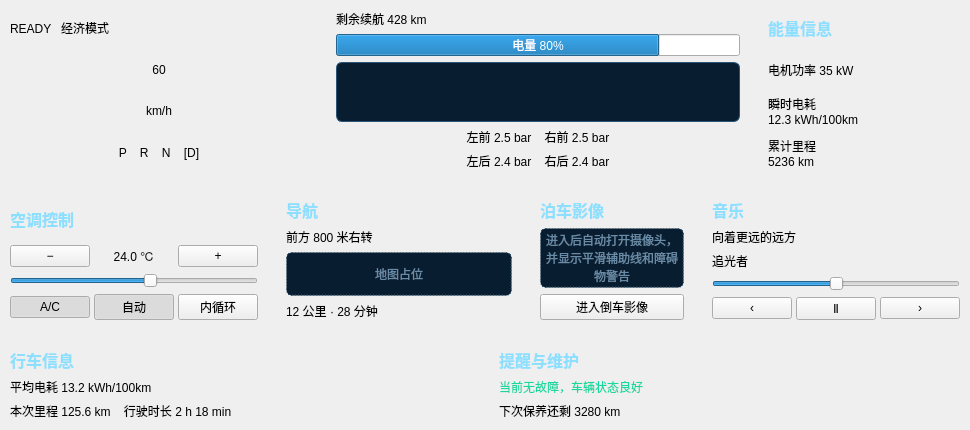
        <widget class="QWidget" name="pageHome">
         <layout class="QVBoxLayout" name="layoutHome" stretch="4,4,2">
          <property name="spacing">
           <number>8</number>
          </property>
          <property name="leftMargin">
           <number>0</number>
          </property>
          <property name="topMargin">
           <number>0</number>
          </property>
          <property name="rightMargin">
           <number>0</number>
          </property>
          <property name="bottomMargin">
           <number>0</number>
          </property>
          <item>
           <layout class="QHBoxLayout" name="layoutHomeTop" stretch="3,4,2">
            <property name="spacing">
             <number>8</number>
            </property>
            <property name="leftMargin">
             <number>0</number>
            </property>
            <property name="topMargin">
             <number>0</number>
            </property>
            <property name="rightMargin">
             <number>0</number>
            </property>
            <property name="bottomMargin">
             <number>0</number>
            </property>
            <item>
             <widget class="QFrame" name="cardDriving">
              <property name="sizePolicy">
               <sizepolicy hsizetype="Expanding" vsizetype="Expanding">
                <horstretch>0</horstretch>
                <verstretch>0</verstretch>
               </sizepolicy>
              </property>
              <property name="frameShape">
               <enum>QFrame::NoFrame</enum>
              </property>
              <layout class="QVBoxLayout" name="layoutDriving">
               <property name="spacing">
                <number>6</number>
               </property>
               <property name="leftMargin">
                <number>10</number>
               </property>
               <property name="topMargin">
                <number>10</number>
               </property>
               <property name="rightMargin">
                <number>10</number>
               </property>
               <property name="bottomMargin">
                <number>10</number>
               </property>
               <item>
                <widget class="QLabel" name="labelDriveMode">
                 <property name="text">
                  <string>READY   经济模式</string>
                 </property>
                </widget>
               </item>
               <item>
                <widget class="QLabel" name="labelSpeed">
                 <property name="text">
                  <string>60</string>
                 </property>
                 <property name="alignment">
                  <set>Qt::AlignCenter</set>
                 </property>
                </widget>
               </item>
               <item>
                <widget class="QLabel" name="labelSpeedUnit">
                 <property name="text">
                  <string>km/h</string>
                 </property>
                 <property name="alignment">
                  <set>Qt::AlignCenter</set>
                 </property>
                </widget>
               </item>
               <item>
                <widget class="QLabel" name="labelGear">
                 <property name="text">
                  <string>P    R    N    [D]</string>
                 </property>
                 <property name="alignment">
                  <set>Qt::AlignCenter</set>
                 </property>
                </widget>
               </item>
              </layout>
             </widget>
            </item>
            <item>
             <widget class="QFrame" name="cardVehicle">
              <property name="sizePolicy">
               <sizepolicy hsizetype="Expanding" vsizetype="Expanding">
                <horstretch>0</horstretch>
                <verstretch>0</verstretch>
               </sizepolicy>
              </property>
              <property name="frameShape">
               <enum>QFrame::NoFrame</enum>
              </property>
              <layout class="QVBoxLayout" name="layoutVehicle">
               <property name="spacing">
                <number>6</number>
               </property>
               <property name="leftMargin">
                <number>10</number>
               </property>
               <property name="topMargin">
                <number>10</number>
               </property>
               <property name="rightMargin">
                <number>10</number>
               </property>
               <property name="bottomMargin">
                <number>10</number>
               </property>
               <item>
                <widget class="QLabel" name="labelRange">
                 <property name="text">
                  <string>剩余续航 428 km</string>
                 </property>
                </widget>
               </item>
               <item>
                <widget class="QProgressBar" name="progressBattery">
                 <property name="minimum">
                  <number>0</number>
                 </property>
                 <property name="maximum">
                  <number>100</number>
                 </property>
                 <property name="value">
                  <number>80</number>
                 </property>
                 <property name="format">
                  <string>电量 %p%</string>
                 </property>
                </widget>
               </item>
               <item>
                <widget class="QLabel" name="labelCarImage">
                 <property name="sizePolicy">
                  <sizepolicy hsizetype="Expanding" vsizetype="Expanding">
                   <horstretch>0</horstretch>
                   <verstretch>0</verstretch>
                  </sizepolicy>
                 </property>
                 <property name="minimumSize">
                  <size>
                   <width>0</width>
                   <height>60</height>
                  </size>
                 </property>
                  <property name="styleSheet">
                   <string>background-color: #091D30; color: #8DDFFF; border: 1px solid #285577; border-radius: 6px;</string>
                  </property>
                  <property name="accessibleName">
                   <string>车辆图像</string>
                  </property>
                  <property name="text">
                   <string/>
                  </property>
                  <property name="pixmap">
                   <pixmap resource="../../assets/hmi.qrc">:/hmi/vehicle.png</pixmap>
                  </property>
                  <property name="scaledContents">
                   <bool>true</bool>
                  </property>
                 <property name="alignment">
                  <set>Qt::AlignCenter</set>
                 </property>
                 <property name="wordWrap">
                  <bool>true</bool>
                 </property>
                </widget>
               </item>
               <item>
                <widget class="QLabel" name="labelTireFront">
                 <property name="text">
                  <string>左前 2.5 bar    右前 2.5 bar</string>
                 </property>
                 <property name="alignment">
                  <set>Qt::AlignCenter</set>
                 </property>
                </widget>
               </item>
               <item>
                <widget class="QLabel" name="labelTireRear">
                 <property name="text">
                  <string>左后 2.4 bar    右后 2.4 bar</string>
                 </property>
                 <property name="alignment">
                  <set>Qt::AlignCenter</set>
                 </property>
                </widget>
               </item>
              </layout>
             </widget>
            </item>
            <item>
             <widget class="QFrame" name="cardEnergy">
              <property name="sizePolicy">
               <sizepolicy hsizetype="Expanding" vsizetype="Expanding">
                <horstretch>0</horstretch>
                <verstretch>0</verstretch>
               </sizepolicy>
              </property>
              <property name="frameShape">
               <enum>QFrame::NoFrame</enum>
              </property>
              <layout class="QVBoxLayout" name="layoutEnergy">
               <property name="spacing">
                <number>6</number>
               </property>
               <property name="leftMargin">
                <number>10</number>
               </property>
               <property name="topMargin">
                <number>10</number>
               </property>
               <property name="rightMargin">
                <number>10</number>
               </property>
               <property name="bottomMargin">
                <number>10</number>
               </property>
               <item>
                <widget class="QLabel" name="labelEnergyTitle">
                 <property name="styleSheet">
                  <string>font-size: 16px; font-weight: bold; color: #8DDFFF;</string>
                 </property>
                 <property name="text">
                  <string>能量信息</string>
                 </property>
                </widget>
               </item>
               <item>
                <widget class="QLabel" name="labelMotorPower">
                 <property name="text">
                  <string>电机功率 35 kW</string>
                 </property>
                </widget>
               </item>
               <item>
                <widget class="QLabel" name="labelInstantConsumption">
                 <property name="text">
                  <string>瞬时电耗
12.3 kWh/100km</string>
                 </property>
                </widget>
               </item>
               <item>
                <widget class="QLabel" name="labelOdometer">
                 <property name="text">
                  <string>累计里程
5236 km</string>
                 </property>
                </widget>
               </item>
              </layout>
             </widget>
            </item>
           </layout>
          </item>
          <item>
           <layout class="QHBoxLayout" name="layoutHomeMiddle" stretch="3,3,2,2">
            <property name="spacing">
             <number>8</number>
            </property>
            <property name="leftMargin">
             <number>0</number>
            </property>
            <property name="topMargin">
             <number>0</number>
            </property>
            <property name="rightMargin">
             <number>0</number>
            </property>
            <property name="bottomMargin">
             <number>0</number>
            </property>
            <item>
             <widget class="QFrame" name="cardClimate">
              <property name="sizePolicy">
               <sizepolicy hsizetype="Expanding" vsizetype="Expanding">
                <horstretch>0</horstretch>
                <verstretch>0</verstretch>
               </sizepolicy>
              </property>
              <property name="frameShape">
               <enum>QFrame::NoFrame</enum>
              </property>
              <layout class="QVBoxLayout" name="layoutClimate">
               <property name="spacing">
                <number>6</number>
               </property>
               <property name="leftMargin">
                <number>10</number>
               </property>
               <property name="topMargin">
                <number>10</number>
               </property>
               <property name="rightMargin">
                <number>10</number>
               </property>
               <property name="bottomMargin">
                <number>10</number>
               </property>
               <item>
                <widget class="QLabel" name="labelClimateTitle">
                 <property name="styleSheet">
                  <string>font-size: 16px; font-weight: bold; color: #8DDFFF;</string>
                 </property>
                 <property name="text">
                  <string>空调控制</string>
                 </property>
                </widget>
               </item>
               <item>
                <layout class="QHBoxLayout" name="layoutTemperature">
                 <property name="spacing">
                  <number>4</number>
                 </property>
                 <property name="leftMargin">
                  <number>0</number>
                 </property>
                 <property name="topMargin">
                  <number>0</number>
                 </property>
                 <property name="rightMargin">
                  <number>0</number>
                 </property>
                 <property name="bottomMargin">
                  <number>0</number>
                 </property>
                 <item>
                  <widget class="QPushButton" name="btnTempDown">
                   <property name="text">
                    <string>−</string>
                   </property>
                  </widget>
                 </item>
                 <item>
                  <widget class="QLabel" name="labelTemperature">
                   <property name="text">
                    <string>24.0 ℃</string>
                   </property>
                   <property name="alignment">
                    <set>Qt::AlignCenter</set>
                   </property>
                  </widget>
                 </item>
                 <item>
                  <widget class="QPushButton" name="btnTempUp">
                   <property name="text">
                    <string>+</string>
                   </property>
                  </widget>
                 </item>
                </layout>
               </item>
               <item>
                 <widget class="QSlider" name="temperatureSlider">
                  <property name="toolTip">
                   <string>拖动设置空调温度：16.0～30.0℃，步长0.5℃</string>
                 </property>
                 <property name="accessibleName">
                  <string>空调温度</string>
                 </property>
                 <property name="minimum">
                  <number>32</number>
                 </property>
                  <property name="maximum">
                   <number>60</number>
                  </property>
                  <property name="singleStep">
                   <number>1</number>
                  </property>
                  <property name="pageStep">
                   <number>2</number>
                  </property>
                 <property name="value">
                  <number>48</number>
                 </property>
                 <property name="tracking">
                  <bool>true</bool>
                 </property>
                 <property name="orientation">
                  <enum>Qt::Horizontal</enum>
                 </property>
                </widget>
               </item>
               <item>
                <layout class="QHBoxLayout" name="layoutClimateButtons">
                 <property name="spacing">
                  <number>4</number>
                 </property>
                 <property name="leftMargin">
                  <number>0</number>
                 </property>
                 <property name="topMargin">
                  <number>0</number>
                 </property>
                 <property name="rightMargin">
                  <number>0</number>
                 </property>
                 <property name="bottomMargin">
                  <number>0</number>
                 </property>
                 <item>
                  <widget class="QPushButton" name="btnAC">
                   <property name="text">
                    <string>A/C</string>
                   </property>
                   <property name="checkable">
                    <bool>true</bool>
                   </property>
                   <property name="checked">
                    <bool>true</bool>
                   </property>
                  </widget>
                 </item>
                 <item>
                  <widget class="QPushButton" name="btnAuto">
                   <property name="text">
                    <string>自动</string>
                   </property>
                   <property name="checkable">
                    <bool>true</bool>
                   </property>
                   <property name="checked">
                    <bool>true</bool>
                   </property>
                  </widget>
                 </item>
                 <item>
                  <widget class="QPushButton" name="btnRecirculation">
                   <property name="text">
                    <string>内循环</string>
                   </property>
                   <property name="checkable">
                    <bool>true</bool>
                   </property>
                   <property name="checked">
                    <bool>false</bool>
                   </property>
                  </widget>
                 </item>
                </layout>
               </item>
              </layout>
             </widget>
            </item>
            <item>
             <widget class="QFrame" name="cardNavigation">
              <property name="sizePolicy">
               <sizepolicy hsizetype="Expanding" vsizetype="Expanding">
                <horstretch>0</horstretch>
                <verstretch>0</verstretch>
               </sizepolicy>
              </property>
              <property name="frameShape">
               <enum>QFrame::NoFrame</enum>
              </property>
              <layout class="QVBoxLayout" name="layoutNavigation">
               <property name="spacing">
                <number>6</number>
               </property>
               <property name="leftMargin">
                <number>10</number>
               </property>
               <property name="topMargin">
                <number>10</number>
               </property>
               <property name="rightMargin">
                <number>10</number>
               </property>
               <property name="bottomMargin">
                <number>10</number>
               </property>
               <item>
                <widget class="QLabel" name="labelNavigationTitle">
                 <property name="styleSheet">
                  <string>font-size: 16px; font-weight: bold; color: #8DDFFF;</string>
                 </property>
                 <property name="text">
                  <string>导航</string>
                 </property>
                </widget>
               </item>
               <item>
                <widget class="QLabel" name="labelNavigationInstruction">
                 <property name="text">
                  <string>前方 800 米右转</string>
                 </property>
                </widget>
               </item>
               <item>
                <widget class="QLabel" name="labelMapPreview">
                 <property name="sizePolicy">
                  <sizepolicy hsizetype="Expanding" vsizetype="Expanding">
                   <horstretch>0</horstretch>
                   <verstretch>0</verstretch>
                  </sizepolicy>
                 </property>
                 <property name="minimumSize">
                  <size>
                   <width>0</width>
                   <height>0</height>
                  </size>
                 </property>
                 <property name="styleSheet">
                  <string>background-color: #091D30; color: #688BA7; border: 1px dashed #285577; border-radius: 6px;</string>
                 </property>
                 <property name="text">
                  <string>地图占位</string>
                 </property>
                 <property name="alignment">
                  <set>Qt::AlignCenter</set>
                 </property>
                 <property name="wordWrap">
                  <bool>true</bool>
                 </property>
                </widget>
               </item>
               <item>
                <widget class="QLabel" name="labelRouteSummary">
                 <property name="text">
                  <string>12 公里 · 28 分钟</string>
                 </property>
                </widget>
               </item>
              </layout>
             </widget>
            </item>
            <item>
             <widget class="QFrame" name="cardCamera">
              <property name="sizePolicy">
               <sizepolicy hsizetype="Expanding" vsizetype="Expanding">
                <horstretch>0</horstretch>
                <verstretch>0</verstretch>
               </sizepolicy>
              </property>
              <property name="frameShape">
               <enum>QFrame::NoFrame</enum>
              </property>
              <layout class="QVBoxLayout" name="layoutCamera">
               <property name="spacing">
                <number>6</number>
               </property>
               <property name="leftMargin">
                <number>10</number>
               </property>
               <property name="topMargin">
                <number>10</number>
               </property>
               <property name="rightMargin">
                <number>10</number>
               </property>
               <property name="bottomMargin">
                <number>10</number>
               </property>
               <item>
                <widget class="QLabel" name="labelCameraTitle">
                 <property name="styleSheet">
                  <string>font-size: 16px; font-weight: bold; color: #8DDFFF;</string>
                 </property>
                 <property name="text">
                  <string>泊车影像</string>
                 </property>
                </widget>
               </item>
               <item>
                <widget class="QLabel" name="labelCameraPreview">
                 <property name="sizePolicy">
                  <sizepolicy hsizetype="Expanding" vsizetype="Expanding">
                   <horstretch>0</horstretch>
                   <verstretch>0</verstretch>
                  </sizepolicy>
                 </property>
                 <property name="minimumSize">
                  <size>
                   <width>0</width>
                   <height>0</height>
                  </size>
                 </property>
                 <property name="styleSheet">
                  <string>background-color: #091D30; color: #688BA7; border: 1px dashed #285577; border-radius: 6px;</string>
                 </property>
                 <property name="text">
                  <string>进入后自动打开摄像头，并显示平滑辅助线和障碍物警告</string>
                 </property>
                 <property name="alignment">
                  <set>Qt::AlignCenter</set>
                 </property>
                 <property name="wordWrap">
                  <bool>true</bool>
                 </property>
                </widget>
               </item>
               <item>
                <widget class="QPushButton" name="btnOpenCamera">
                 <property name="text">
                  <string>进入倒车影像</string>
                 </property>
                </widget>
               </item>
              </layout>
             </widget>
            </item>
            <item>
             <widget class="QFrame" name="cardMusic">
              <property name="sizePolicy">
               <sizepolicy hsizetype="Expanding" vsizetype="Expanding">
                <horstretch>0</horstretch>
                <verstretch>0</verstretch>
               </sizepolicy>
              </property>
              <property name="frameShape">
               <enum>QFrame::NoFrame</enum>
              </property>
              <layout class="QVBoxLayout" name="layoutMusic">
               <property name="spacing">
                <number>6</number>
               </property>
               <property name="leftMargin">
                <number>10</number>
               </property>
               <property name="topMargin">
                <number>10</number>
               </property>
               <property name="rightMargin">
                <number>10</number>
               </property>
               <property name="bottomMargin">
                <number>10</number>
               </property>
               <item>
                <widget class="QLabel" name="labelMusicTitle">
                 <property name="styleSheet">
                  <string>font-size: 16px; font-weight: bold; color: #8DDFFF;</string>
                 </property>
                 <property name="text">
                  <string>音乐</string>
                 </property>
                </widget>
               </item>
               <item>
                <widget class="QLabel" name="labelSongTitle">
                 <property name="text">
                  <string>向着更远的远方</string>
                 </property>
                 <property name="wordWrap">
                  <bool>true</bool>
                 </property>
                </widget>
               </item>
               <item>
                <widget class="QLabel" name="labelArtist">
                 <property name="text">
                  <string>追光者</string>
                 </property>
                </widget>
               </item>
               <item>
                <widget class="QSlider" name="sliderMusicProgress">
                 <property name="maximum">
                  <number>100</number>
                 </property>
                 <property name="value">
                  <number>50</number>
                 </property>
                 <property name="orientation">
                  <enum>Qt::Horizontal</enum>
                 </property>
                </widget>
               </item>
               <item>
                <layout class="QHBoxLayout" name="layoutMusicButtons">
                 <property name="spacing">
                  <number>4</number>
                 </property>
                 <property name="leftMargin">
                  <number>0</number>
                 </property>
                 <property name="topMargin">
                  <number>0</number>
                 </property>
                 <property name="rightMargin">
                  <number>0</number>
                 </property>
                 <property name="bottomMargin">
                  <number>0</number>
                 </property>
                 <item>
                  <widget class="QPushButton" name="btnPrevious">
                   <property name="toolTip">
                    <string>上一首</string>
                   </property>
                   <property name="accessibleName">
                    <string>上一首</string>
                   </property>
                   <property name="text">
                    <string>‹</string>
                   </property>
                  </widget>
                 </item>
                 <item>
                  <widget class="QPushButton" name="btnPlayPause">
                   <property name="toolTip">
                    <string>暂停</string>
                   </property>
                   <property name="accessibleName">
                    <string>暂停</string>
                   </property>
                   <property name="text">
                    <string>Ⅱ</string>
                   </property>
                  </widget>
                 </item>
                 <item>
                  <widget class="QPushButton" name="btnNext">
                   <property name="toolTip">
                    <string>下一首</string>
                   </property>
                   <property name="accessibleName">
                    <string>下一首</string>
                   </property>
                   <property name="text">
                    <string>›</string>
                   </property>
                  </widget>
                 </item>
                </layout>
               </item>
              </layout>
             </widget>
            </item>
           </layout>
          </item>
          <item>
           <layout class="QHBoxLayout" name="layoutHomeBottom" stretch="1,1">
            <property name="spacing">
             <number>8</number>
            </property>
            <property name="leftMargin">
             <number>0</number>
            </property>
            <property name="topMargin">
             <number>0</number>
            </property>
            <property name="rightMargin">
             <number>0</number>
            </property>
            <property name="bottomMargin">
             <number>0</number>
            </property>
            <item>
             <widget class="QFrame" name="cardTrip">
              <property name="sizePolicy">
               <sizepolicy hsizetype="Expanding" vsizetype="Expanding">
                <horstretch>0</horstretch>
                <verstretch>0</verstretch>
               </sizepolicy>
              </property>
              <property name="frameShape">
               <enum>QFrame::NoFrame</enum>
              </property>
              <layout class="QVBoxLayout" name="layoutTrip">
               <property name="spacing">
                <number>6</number>
               </property>
               <property name="leftMargin">
                <number>10</number>
               </property>
               <property name="topMargin">
                <number>10</number>
               </property>
               <property name="rightMargin">
                <number>10</number>
               </property>
               <property name="bottomMargin">
                <number>10</number>
               </property>
               <item>
                <widget class="QLabel" name="labelTripTitle">
                 <property name="styleSheet">
                  <string>font-size: 16px; font-weight: bold; color: #8DDFFF;</string>
                 </property>
                 <property name="text">
                  <string>行车信息</string>
                 </property>
                </widget>
               </item>
               <item>
                <widget class="QLabel" name="labelAverageConsumption">
                 <property name="text">
                  <string>平均电耗 13.2 kWh/100km</string>
                 </property>
                </widget>
               </item>
               <item>
                <widget class="QLabel" name="labelTripSummary">
                 <property name="text">
                  <string>本次里程 125.6 km    行驶时长 2 h 18 min</string>
                 </property>
                </widget>
               </item>
              </layout>
             </widget>
            </item>
            <item>
             <widget class="QFrame" name="cardMaintenance">
              <property name="sizePolicy">
               <sizepolicy hsizetype="Expanding" vsizetype="Expanding">
                <horstretch>0</horstretch>
                <verstretch>0</verstretch>
               </sizepolicy>
              </property>
              <property name="frameShape">
               <enum>QFrame::NoFrame</enum>
              </property>
              <layout class="QVBoxLayout" name="layoutMaintenance">
               <property name="spacing">
                <number>6</number>
               </property>
               <property name="leftMargin">
                <number>10</number>
               </property>
               <property name="topMargin">
                <number>10</number>
               </property>
               <property name="rightMargin">
                <number>10</number>
               </property>
               <property name="bottomMargin">
                <number>10</number>
               </property>
               <item>
                <widget class="QLabel" name="labelMaintenanceTitle">
                 <property name="styleSheet">
                  <string>font-size: 16px; font-weight: bold; color: #8DDFFF;</string>
                 </property>
                 <property name="text">
                  <string>提醒与维护</string>
                 </property>
                </widget>
               </item>
               <item>
                <widget class="QLabel" name="labelVehicleHealth">
                 <property name="styleSheet">
                  <string>color: #18D8A0;</string>
                 </property>
                 <property name="text">
                  <string>当前无故障，车辆状态良好</string>
                 </property>
                </widget>
               </item>
               <item>
                <widget class="QLabel" name="labelServiceDistance">
                 <property name="text">
                  <string>下次保养还剩 3280 km</string>
                 </property>
                </widget>
               </item>
              </layout>
             </widget>
            </item>
           </layout>
          </item>
         </layout>
        </widget>
